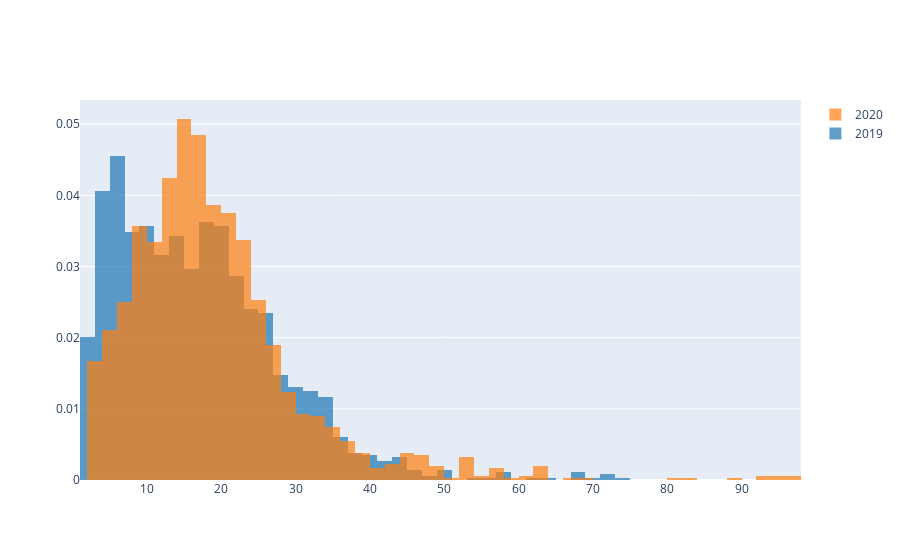

Notebook code for this chart:
### Code cell
import plotly.figure_factory as ff


fig = ff.create_distplot(
    [d19.Valore, d20.Valore], 
    ["2019", "2020"], 
    bin_size=2,
    show_rug=False,
    show_curve=False,
    show_hist=True,
)
# fig = px.histogram(d1920, x="Valore", color="year", marginal="box")
# fig.update_traces(quartilemethod="exclusive") # or "inclusive", or "linear" by default
fig.show()

### Figure 1 — Plotly figure (JSON) as saved in the notebook; plotly's stock layout.template omitted (floating-point values rounded to 4 significant figures; data arrays with more than 128 entries replaced by an {"elided": "..."} marker saying what was removed)
{"data": [{"autobinx": false, "histnorm": "probability density", "legendgroup": "2019", "marker": {"color": "rgb(31, 119, 180)"}, "name": "2019", "opacity": 0.7, "type": "histogram", "x": {"elided": "1724 int values"}, "xaxis": "x", "xbins": {"end": 77, "size": 2, "start": 1}, "yaxis": "y"}, {"autobinx": false, "histnorm": "probability density", "legendgroup": "2020", "marker": {"color": "rgb(255, 127, 14)"}, "name": "2020", "opacity": 0.7, "type": "histogram", "x": {"elided": "1735 int values"}, "xaxis": "x", "xbins": {"end": 97, "size": 2, "start": 2}, "yaxis": "y"}], "layout": {"barmode": "overlay", "hovermode": "closest", "legend": {"traceorder": "reversed"}, "xaxis": {"anchor": "y2", "domain": [0, 1], "zeroline": false}, "yaxis": {"anchor": "free", "domain": [0, 1], "position": 0}}}
